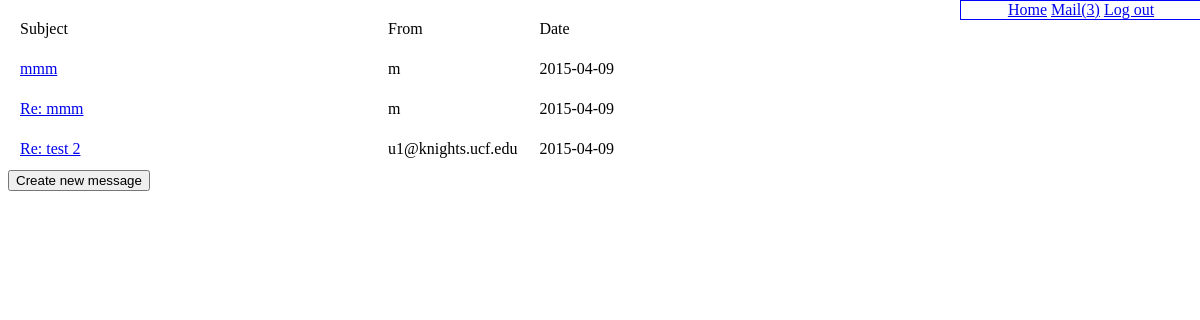
Screenshot of /mailbox.php (signed in) with the database file from the repository.
### tables this page shows
CREATE TABLE IF NOT EXISTS `mail_list` (
  `mid` int(11) NOT NULL,
  `to_user` varchar(255) DEFAULT NULL,
  `from_user` varchar(255) DEFAULT NULL
);

CREATE TABLE IF NOT EXISTS `mail` (
`mid` int(11) NOT NULL,
  `sent` date DEFAULT NULL,
  `opened` date DEFAULT NULL,
  `subject` varchar(255) NOT NULL,
  `message` varchar(10000) DEFAULT NULL
);

### db/security.php (called while the page is built)
<?php
function escape($string) {
	return htmlentities(trim($string), ENT_QUOTES, 'UTF-8');
}

### mailbox.php (the view, shortened to what this page needs)
<?php
require 'db/connect.php';
require 'db/security.php';
require 'mysql_functions.php';
	if( !empty($_COOKIE)){
		$email = trim($_COOKIE['user']);
		$temp = $db->query("SELECT * FROM mail_list
			LEFT JOIN mail on mail_list.mid = mail.mid
			WHERE (mail_list.to_user) = '" . $email . "'");
		$message_list = $temp->fetch_all(MYSQLI_ASSOC);
	} else {
		echo 'timed out';
		die();
	}
?>
<html>
<head>
	<link rel="stylesheet" type="text/css" href="pagestyle.css">
</head>
<body>
		<?php
		if(!count($message_list)){
			echo 'No messages';
		} else{
			?>
	<table cellpadding="10">
		<tr>
			<td>Subject</td>
			<td>From</td>
			<td>Date</td>
		</tr>
		<?php
			foreach($message_list as $m){
				?>
			<tr>
				<td width="60%"><a href="message.php?mid=<?php echo escape($m['mid']); ?>"> <?php echo escape($m['subject']); ?></td>
				<td ><?php echo escape($m['from_user']); ?></td>
				<td ><?php echo escape($m['sent']); ?></td>
			</tr>
			<?php
			}
		}
			?>
	</table>
	<form action="message_create.php?new=1" method="POST">
		<input type="submit" value="Create new message"/>
	</form>
</body>
</html>

### rows the page displays
mail_list: mail.subject "mmm", from_user "m", mail.sent "2015-04-09"
mail_list: mail.subject "Re: mmm", from_user "m", mail.sent "2015-04-09"
mail_list: mail.subject "Re: test 2", from_user "u1@knights.ucf.edu", mail.sent "2015-04-09"

### other values shown
$inbox "3"
